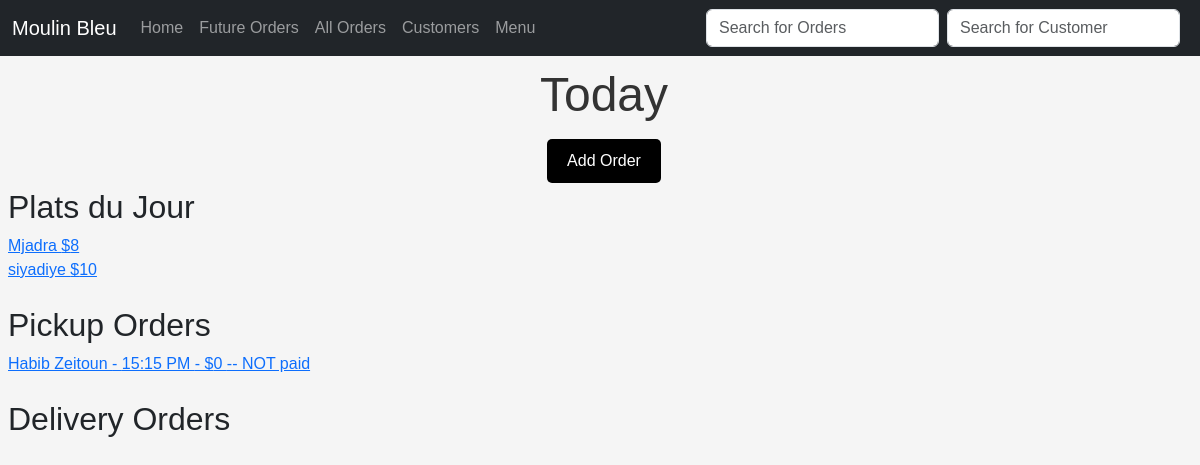
The app's page /, older data.
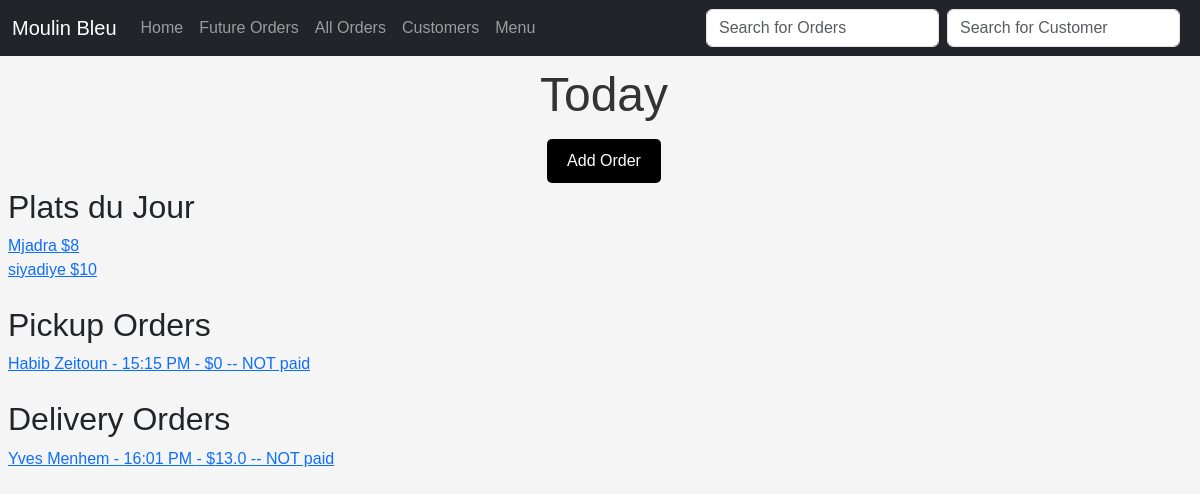
The same page, newer data.
### menuapp/models.py (models this page shows, shortened)
class FoodItem(models.Model):
    name = models.CharField(max_length=255)
    price = models.IntegerField()
    notes = models.TextField()
    plat_du_jour = models.BooleanField(default=False)

### ordersapp/models.py (models this page shows, shortened)
class Order(models.Model):
    customer = models.ForeignKey(
        Customer, on_delete=models.CASCADE, blank=False, null=False
    )
    created_at = models.DateTimeField(auto_now_add=True)
    needed_for = models.DateTimeField()
    order_items = models.ManyToManyField(OrderItem, blank=False)
    paid = models.BooleanField(null=False, default=False)
    delivery = models.BooleanField(null=False, default=False)
    notes = models.TextField(null=True, blank=True)
    @property
    def total_price(self):
        return sum(item.price for item in self.order_items.all())

class OrderItem(models.Model):
    food_item = models.ForeignKey(FoodItem, on_delete=models.CASCADE)
    quantity = models.FloatField()
    @property
    def price(self):
        return self.food_item.price * self.quantity

### mainapp/models.py (models this page shows, shortened)
class Customer(models.Model):
    name = models.CharField(max_length=50)
    phone_number = models.CharField(max_length=32)
    location = models.CharField(max_length=200, blank=True)
    date_added = models.DateField(default=timezone.now)

### mainapp/views.py (the view)
# urls.py: path("", HomeView.as_view(), name="home"),
class HomeView(ListView):
    model = FoodItem
    template_name = "home.html"
    context_object_name = "items"
    def get_context_data(self, **kwargs):
        context = super().get_context_data(**kwargs)
        plats_du_jour = FoodItem.objects.filter(plat_du_jour=True)
        today = timezone.now().date()
        pickup_orders_for_today = Order.objects.filter(
            needed_for__date=today, delivery=False
        ).order_by(
            "needed_for"
        )  # Displays the orders with the closest "need_for" times
        delivery_orders_for_today = Order.objects.filter(
            needed_for__date=today, delivery=True
        ).order_by(
            "needed_for"
        )  # Displays the orders with the closest "need_for" times
        context["plats_du_jour"] = plats_du_jour
        context["pickup_orders_for_today"] = pickup_orders_for_today
        context["delivery_orders_for_today"] = delivery_orders_for_today
        return context

### mainapp/templates/home.html (shortened to what this page needs)
{% extends 'base.html' %}
{%block content %}
<h1>Today</h1>
<div style="text-align: center;">
    <a href="{% url 'add_order' %}">
        <button class="btn btn-dark">Add Order</button>
    </a>
</div>
<h2>Plats du Jour</h2>
<ul>
    {% for plat_du_jour in plats_du_jour %}
    <li>
        <a href="{% url 'food_details' plat_du_jour.pk %}"> {{ plat_du_jour.name }}
            ${{plat_du_jour.price}}</a>
        <br>
    </li>
    {% endfor %}
</ul>
<br>
<h2>Pickup Orders</h2>
<ul>
    {% for pickup_order_for_today in pickup_orders_for_today %}
    <li>
        {%if pickup_order_for_today.paid == False%}
        <a href="{%url 'order_details' pickup_order_for_today.pk %}"> {{pickup_order_for_today.customer.name}} -
            {{pickup_order_for_today.needed_for|time:"H:i A"}} -
            ${{pickup_order_for_today.total_price}} -- NOT paid </a>
        {%else%}
        <a href="{%url 'order_details' pickup_order_for_today.pk %}"> {{pickup_order_for_today.customer.name}} -
            {{pickup_order_for_today.needed_for|time:"H:i A"}} -
            ${{pickup_order_for_today.total_price}} -- PAID </a>
        {%endif%}
        <br>
    </li>
    {% endfor %}
</ul>
<br>
<h2>Delivery Orders</h2>
<ul>
    {% for delivery_order_for_today in delivery_orders_for_today %}
    <li>
        {%if delivery_order_for_today.paid == False%}
        <a href="{%url 'order_details' delivery_order_for_today.pk %}"> {{delivery_order_for_today.customer.name}} -
            {{delivery_order_for_today.needed_for|time:"H:i A"}} -
            ${{delivery_order_for_today.total_price}} -- NOT paid </a>
        {%else%}
        <a href="{%url 'order_details' delivery_order_for_today.pk %}"> {{delivery_order_for_today.customer.name}} -
            {{delivery_order_for_today.needed_for|time:"H:i A"}} -
            ${{delivery_order_for_today.total_price}} -- PAID </a>
        {%endif%}
        <br>
    </li>
    {% endfor %}
</ul>
{% endblock %}

Row changes from the older to the newer data that the page shows:
added Order: customer.name "Yves Menhem", needed_for "16:01 PM", total_price "13.0", shown under "Delivery Orders"
